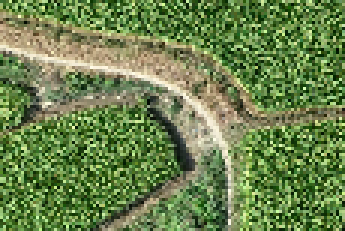
#> input picture show/image_smallest.tif, 115 x 77 px (shown 3 times larger)
$ python hsv.py
#> lines starting #> are read from the running program, lines starting #| are printed output that depends on the picture
# =================================================
# @Author         : zly
# @Date           : 2024-01-12 10:35:25
# @LastEditTime   : 2024-03-30 03:04:34
# =================================================
"""对比hsv图层"""
from skimage.io import imread
from skimage import color
import matplotlib.pylab as plt


def hsv(image_name):
    """对比hsv图层, HSV (Hue, Saturation, Value)."""
#> called with image_name = 'image_smallest.tif'
    # read as a ndarray
    im = imread(image_name)
#> im is the input picture: shape (77, 115, 3); mean R, G, B 106.7, 130.9, 76.7
    # 生成各种hsv图像
    hsvs = [
        color.rgb2hsv(im),
        color.rgb2hsv(im),
        color.rgb2hsv(im),
        color.rgb2hsv(im),
        color.rgb2hsv(im),
        color.rgb2hsv(im),
        color.rgb2hsv(im)[:, :, 0],
        color.rgb2hsv(im)[:, :, 1],
        color.rgb2hsv(im)[:, :, 2],
    ]
    hsvs[1][:, :, 1] = 0.5
    hsvs[2][:, :, 1] = 1
    hsvs[3][:, :, 2] = 0.5
    hsvs[4][:, :, 2] = 1
    hsvs[5][:, :, 1:] = 1
    titles = ["origin", "s=0.5", "s=1", "v=0.5", "v=1", "s=1,v=1", "h", "s", "v"]
    # 作图
    # fig = plt.figure("show hsv", figsize=(20, 10))
    # axes = fig.subplots(3, 3, subplot_kw={"xticks": [], "yticks": []})
    fig, axes = plt.subplots(nrows=3, ncols=3, figsize=(20, 10), subplot_kw={"xticks": [], "yticks": []})
    fig.subplots_adjust(hspace=0.05, wspace=0.05)
    for ax, image, title in zip(axes.flat, hsvs, titles):
        if len(image.shape) > 2:
            rgb = color.hsv2rgb(image)
            ax.imshow(rgb, cmap="gray")
        else:
            ax.imshow(image, cmap="gray")
        ax.set_title(title, size=20)
#> this loop made 9 passes
#> title on passes 1 to 9: 'origin', 's=0.5', 's=1', 'v=0.5', 'v=1', 's=1,v=1', 'h', 's', 'v'
#> pass 2, in hsv, `rgb = color.hsv2rgb(image)`:
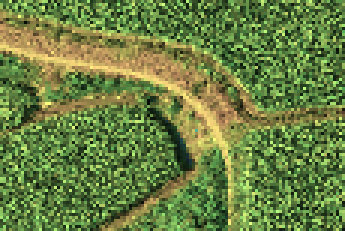
#> rgb: shape (77, 115, 3) float64 (shown 3 times larger); mean R, G, B 0.419, 0.506, 0.261
#> pass 3, in hsv, `rgb = color.hsv2rgb(image)`:
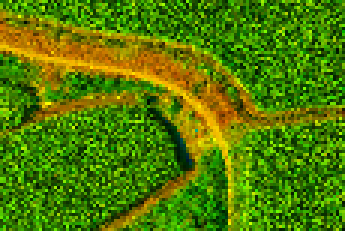
#> rgb: shape (77, 115, 3) float64 (shown 3 times larger); mean R, G, B 0.316, 0.49, 0.000659
    plt.tight_layout()
    plt.show()


if __name__ == "__main__":
    image_name = "image_smallest.tif"
    hsv(image_name)
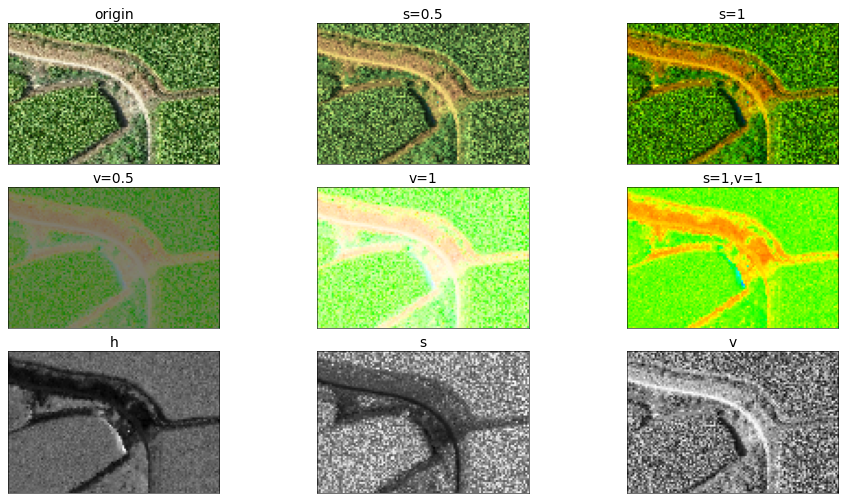
#> figure drawn by matplotlib, 9 panels
